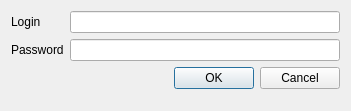
<?xml version="1.0" encoding="UTF-8"?>
<ui version="4.0">
 <class>LoginDialog</class>
 <widget class="QDialog" name="LoginDialog">
  <property name="geometry">
   <rect>
    <x>0</x>
    <y>0</y>
    <width>351</width>
    <height>111</height>
   </rect>
  </property>
  <property name="sizePolicy">
   <sizepolicy hsizetype="MinimumExpanding" vsizetype="MinimumExpanding">
    <horstretch>0</horstretch>
    <verstretch>0</verstretch>
   </sizepolicy>
  </property>
  <property name="windowTitle">
   <string>Aerogest login</string>
  </property>
  <property name="modal">
   <bool>true</bool>
  </property>
  <layout class="QFormLayout" name="formLayout">
   <item row="0" column="0">
    <widget class="QLabel" name="label">
     <property name="text">
      <string>Login</string>
     </property>
    </widget>
   </item>
   <item row="0" column="1">
    <widget class="QLineEdit" name="login"/>
   </item>
   <item row="1" column="0">
    <widget class="QLabel" name="label_2">
     <property name="text">
      <string>Password</string>
     </property>
    </widget>
   </item>
   <item row="1" column="1">
    <widget class="QLineEdit" name="password">
     <property name="echoMode">
      <enum>QLineEdit::Password</enum>
     </property>
    </widget>
   </item>
   <item row="2" column="0" colspan="2">
    <widget class="QDialogButtonBox" name="buttonBox">
     <property name="orientation">
      <enum>Qt::Horizontal</enum>
     </property>
     <property name="standardButtons">
      <set>QDialogButtonBox::Cancel|QDialogButtonBox::Ok</set>
     </property>
    </widget>
   </item>
  </layout>
 </widget>
 <resources/>
 <connections>
  <connection>
   <sender>buttonBox</sender>
   <signal>accepted()</signal>
   <receiver>LoginDialog</receiver>
   <slot>accept()</slot>
   <hints>
    <hint type="sourcelabel">
     <x>227</x>
     <y>89</y>
    </hint>
    <hint type="destinationlabel">
     <x>157</x>
     <y>110</y>
    </hint>
   </hints>
  </connection>
  <connection>
   <sender>buttonBox</sender>
   <signal>rejected()</signal>
   <receiver>LoginDialog</receiver>
   <slot>reject()</slot>
   <hints>
    <hint type="sourcelabel">
     <x>295</x>
     <y>95</y>
    </hint>
    <hint type="destinationlabel">
     <x>286</x>
     <y>110</y>
    </hint>
   </hints>
  </connection>
 </connections>
</ui>
